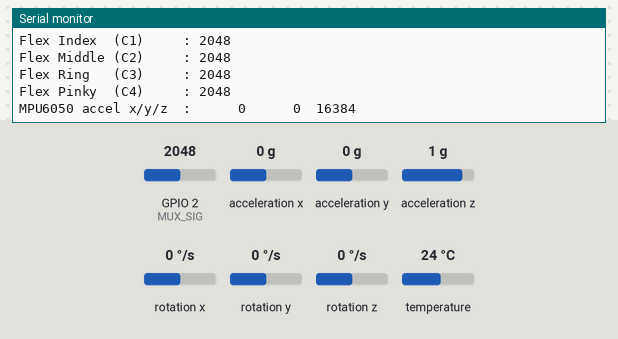
Bench run of a sketch on a simulated Seeed XIAO ESP32-C3. Shown: the last lines printed to the serial monitor. The inputs (shaded band) are chosen by the test bench; at power-on: acceleration x 0 g, GPIO 2 (MUX_SIG) = 2048, acceleration y 0 g, acceleration z 1 g, rotation x 0 °/s, rotation y 0 °/s, rotation z 0 °/s, temperature 24 °C (analog values on the 0–4095 scale).

Above: at 1.7 s.
1.8 s: acceleration x set to -1.4 g
At 2.0 s:
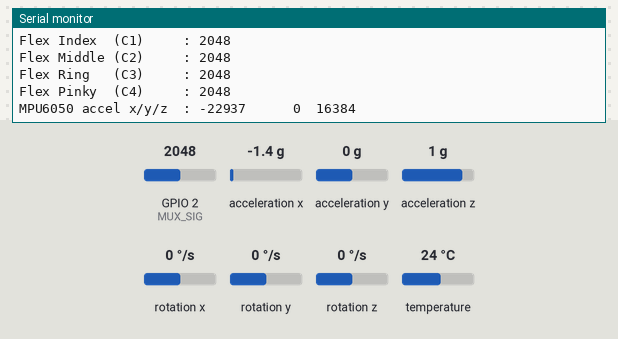
3.5 s: GPIO 2 (MUX_SIG) set to 122
At 3.75 s:
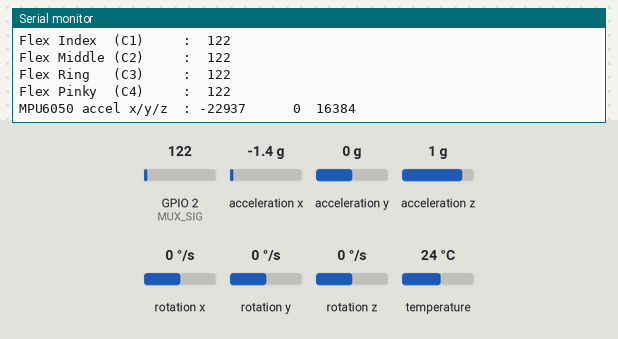
5.0 s: acceleration y set to -1.4 g
At 5.29 s:
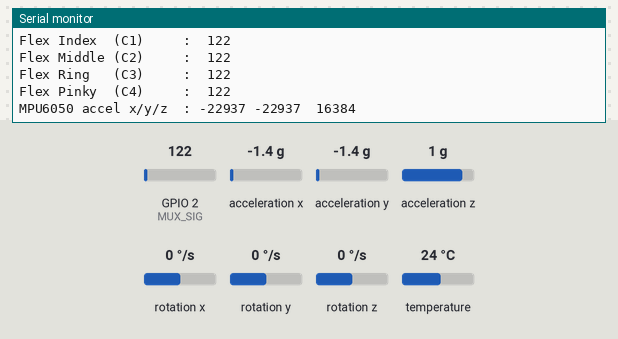
6.8 s: acceleration z set to -1.4 g
At 7.04 s:
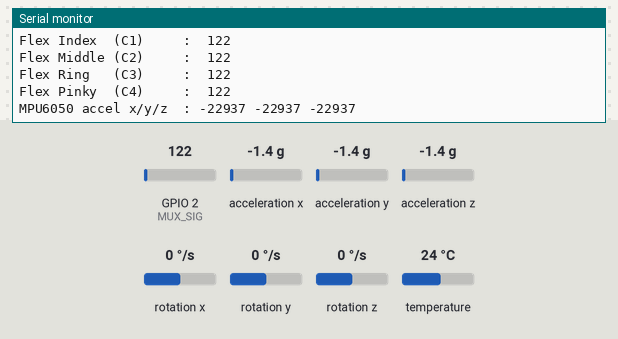
8.6 s: acceleration x set to 0 g
At 8.8 s:
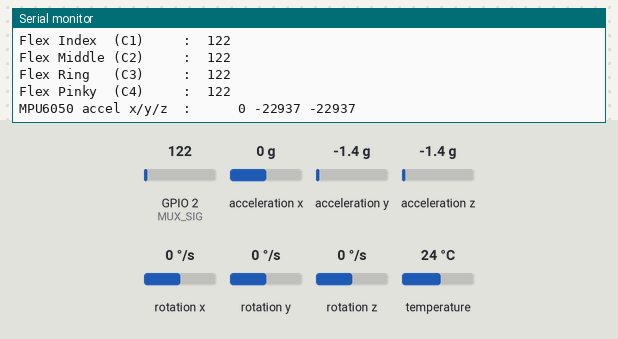
10.3 s: acceleration y set to 0 g
At 10.55 s:
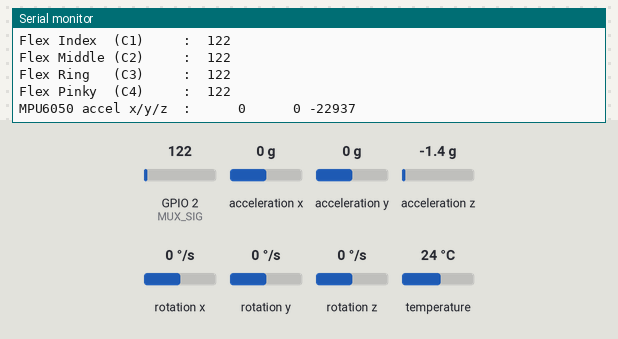

The sketch:

controller_test_esp32c3.ino
```cpp
// =============================================================================
// RecovR Wireless Controller -- HARDWARE TEST ONLY (no BLE)
// Seeed Studio XIAO-ESP32 C3
// =============================================================================
//
// Purpose: verify the repaired controller hardware (MUX + FSR402 + 5-finger
// flex glove + MPU6050) reads sane values BEFORE testing full BLE pairing
// with the RecovR app. Just upload this, open Serial Monitor at 115200 baud,
// and watch the numbers move as you squeeze/bend/tilt things.
//
// Same pins as the main controller firmware (recovr_controller.ino):
//   CD74HC4067 MUX
//     SIG -> D0  (GPIO2, ADC)
//     S0  -> D1  (GPIO3)
//     S1  -> D2  (GPIO4)
//     S2  -> D3  (GPIO5)
//     S3  -> D6  (GPIO21)
//     EN  -> GND (always enabled)
//   FSR402      -> MUX channel C5
//   5-finger flex glove -> MUX channels C0-C4 (Thumb, Index, Middle, Ring, Pinky)
//   MPU6050     -> I2C  SDA=D4(GPIO6)  SCL=D5(GPIO7)
//
// What to check once it's running:
//   - FSR (C5): resting ~0-200, rises sharply (toward 4095) when squeezed.
//   - Each flex channel (C0-C4): resting value steady (not flickering wildly),
//     changes clearly when that specific finger bends. A channel that reads
//     0 or 4095 and never moves usually means a bad connection on that wire.
//   - MPU6050: should print "OK" at startup. ax/ay should sit near 0 when
//     flat and swing by roughly +-16384 (that's 1g) as you tilt the board.
// =============================================================================

#include <Wire.h>
#include <Adafruit_MPU6050.h>
#include <Adafruit_Sensor.h>

// -- Pin definitions (identical to recovr_controller.ino) -------------------
#define MUX_SIG  2    // D0  ADC input from MUX SIG pin
#define MUX_S0   3    // D1
#define MUX_S1   4    // D2
#define MUX_S2   5    // D3
#define MUX_S3   21   // D6

// -- MUX channels --------------------------------------------------------
#define CH_FLEX_THUMB   0   // C0
#define CH_FLEX_INDEX   1   // C1
#define CH_FLEX_MIDDLE  2   // C2
#define CH_FLEX_RING    3   // C3
#define CH_FLEX_PINKY   4   // C4
#define CH_FSR          5   // C5  FSR402

Adafruit_MPU6050 mpu;
bool mpuOK = false;

void selectMuxChannel(uint8_t ch) {
    digitalWrite(MUX_S0, (ch >> 0) & 0x01);
    digitalWrite(MUX_S1, (ch >> 1) & 0x01);
    digitalWrite(MUX_S2, (ch >> 2) & 0x01);
    digitalWrite(MUX_S3, (ch >> 3) & 0x01);
    delayMicroseconds(10);
}

uint16_t readMuxChannel(uint8_t ch) {
    selectMuxChannel(ch);
    return (uint16_t)analogRead(MUX_SIG);   // 12-bit: 0-4095
}

void setup() {
    Serial.begin(115200);
    delay(500);
    Serial.println();
    Serial.println("[RecovR] HARDWARE TEST starting (no BLE)...");

    pinMode(MUX_S0, OUTPUT);
    pinMode(MUX_S1, OUTPUT);
    pinMode(MUX_S2, OUTPUT);
    pinMode(MUX_S3, OUTPUT);
    analogReadResolution(12);

    Wire.begin(6, 7);   // SDA=GPIO6 (D4), SCL=GPIO7 (D5)
    mpuOK = mpu.begin();
    if (mpuOK) {
        mpu.setAccelerometerRange(MPU6050_RANGE_2_G);
        mpu.setGyroRange(MPU6050_RANGE_250_DEG);
        mpu.setFilterBandwidth(MPU6050_BAND_44_HZ);
        Serial.println("[MPU6050] OK");
    } else {
        Serial.println("[MPU6050] NOT FOUND -- check SDA=D4 / SCL=D5 wiring.");
        Serial.println("[MPU6050] Continuing without tilt; MUX readings still work.");
    }

    Serial.println("[RecovR] Reading sensors every 200ms. Open Serial Monitor @ 115200 baud.");
    Serial.println();
}

void loop() {
    uint16_t fsr_raw    = readMuxChannel(CH_FSR);
    uint16_t thumb_raw  = readMuxChannel(CH_FLEX_THUMB);
    uint16_t index_raw  = readMuxChannel(CH_FLEX_INDEX);
    uint16_t middle_raw = readMuxChannel(CH_FLEX_MIDDLE);
    uint16_t ring_raw   = readMuxChannel(CH_FLEX_RING);
    uint16_t pinky_raw  = readMuxChannel(CH_FLEX_PINKY);

    int16_t accel_x = 0, accel_y = 0, accel_z = 0;
    if (mpuOK) {
        sensors_event_t a, g, temp;
        mpu.getEvent(&a, &g, &temp);
        const float SCALE = 16384.0f / 9.80665f;
        accel_x = (int16_t)(a.acceleration.x * SCALE);
        accel_y = (int16_t)(a.acceleration.y * SCALE);
        accel_z = (int16_t)(a.acceleration.z * SCALE);
    }

    Serial.println("----------------------------------------");
    Serial.printf("FSR402 (grip, C5)   : %4u\n", fsr_raw);
    Serial.printf("Flex Thumb  (C0)     : %4u\n", thumb_raw);
    Serial.printf("Flex Index  (C1)     : %4u\n", index_raw);
    Serial.printf("Flex Middle (C2)     : %4u\n", middle_raw);
    Serial.printf("Flex Ring   (C3)     : %4u\n", ring_raw);
    Serial.printf("Flex Pinky  (C4)     : %4u\n", pinky_raw);
    if (mpuOK) {
        Serial.printf("MPU6050 accel x/y/z  : %6d %6d %6d\n", accel_x, accel_y, accel_z);
    } else {
        Serial.println("MPU6050              : NOT FOUND");
    }

    delay(200);   // 5 Hz -- plenty fast to watch by eye, easy to read
}
```

Measured:
- after the input at 1.8 s, the serial monitor: prints a new line at once (image 1)
- after the input at 3.5 s, the serial monitor: prints a new line after 0.08 s (image 2)
- after the input at 5.0 s, the serial monitor: prints a new line after 0.13 s (image 3)
- after the input at 6.8 s, the serial monitor: prints a new line after 0.08 s (image 4)
- after the input at 8.6 s, the serial monitor: prints a new line at once (image 5)
- after the input at 10.3 s, the serial monitor: prints a new line after 0.09 s (image 6)
